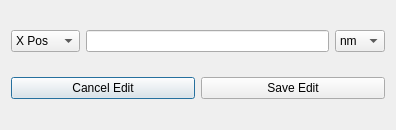
<?xml version="1.0" encoding="UTF-8"?>
<ui version="4.0">
 <class>valueBox</class>
 <widget class="QDialog" name="valueBox">
  <property name="geometry">
   <rect>
    <x>0</x>
    <y>0</y>
    <width>396</width>
    <height>130</height>
   </rect>
  </property>
  <property name="windowTitle">
   <string>Value Settings</string>
  </property>
  <layout class="QGridLayout" name="gridLayout">
   <item row="1" column="0" colspan="2">
    <layout class="QHBoxLayout" name="horizontalLayout">
     <item>
      <widget class="QPushButton" name="cancelAction">
       <property name="text">
        <string>Cancel Edit</string>
       </property>
      </widget>
     </item>
     <item>
      <widget class="QPushButton" name="saveAction">
       <property name="text">
        <string>Save Edit</string>
       </property>
      </widget>
     </item>
    </layout>
   </item>
   <item row="0" column="0" colspan="2">
    <layout class="QHBoxLayout" name="horizontalLayout_2">
     <item>
      <widget class="QComboBox" name="valueOption">
       <item>
        <property name="text">
         <string>X Pos</string>
        </property>
       </item>
       <item>
        <property name="text">
         <string>Y Pos</string>
        </property>
       </item>
       <item>
        <property name="text">
         <string>Z Front</string>
        </property>
       </item>
       <item>
        <property name="text">
         <string>Z Back</string>
        </property>
       </item>
      </widget>
     </item>
     <item>
      <widget class="QLineEdit" name="value"/>
     </item>
     <item>
      <widget class="QComboBox" name="valueUnits">
       <item>
        <property name="text">
         <string>nm</string>
        </property>
       </item>
       <item>
        <property name="text">
         <string>um</string>
        </property>
       </item>
       <item>
        <property name="text">
         <string>mm</string>
        </property>
       </item>
      </widget>
     </item>
    </layout>
   </item>
  </layout>
 </widget>
 <resources/>
 <connections/>
</ui>
